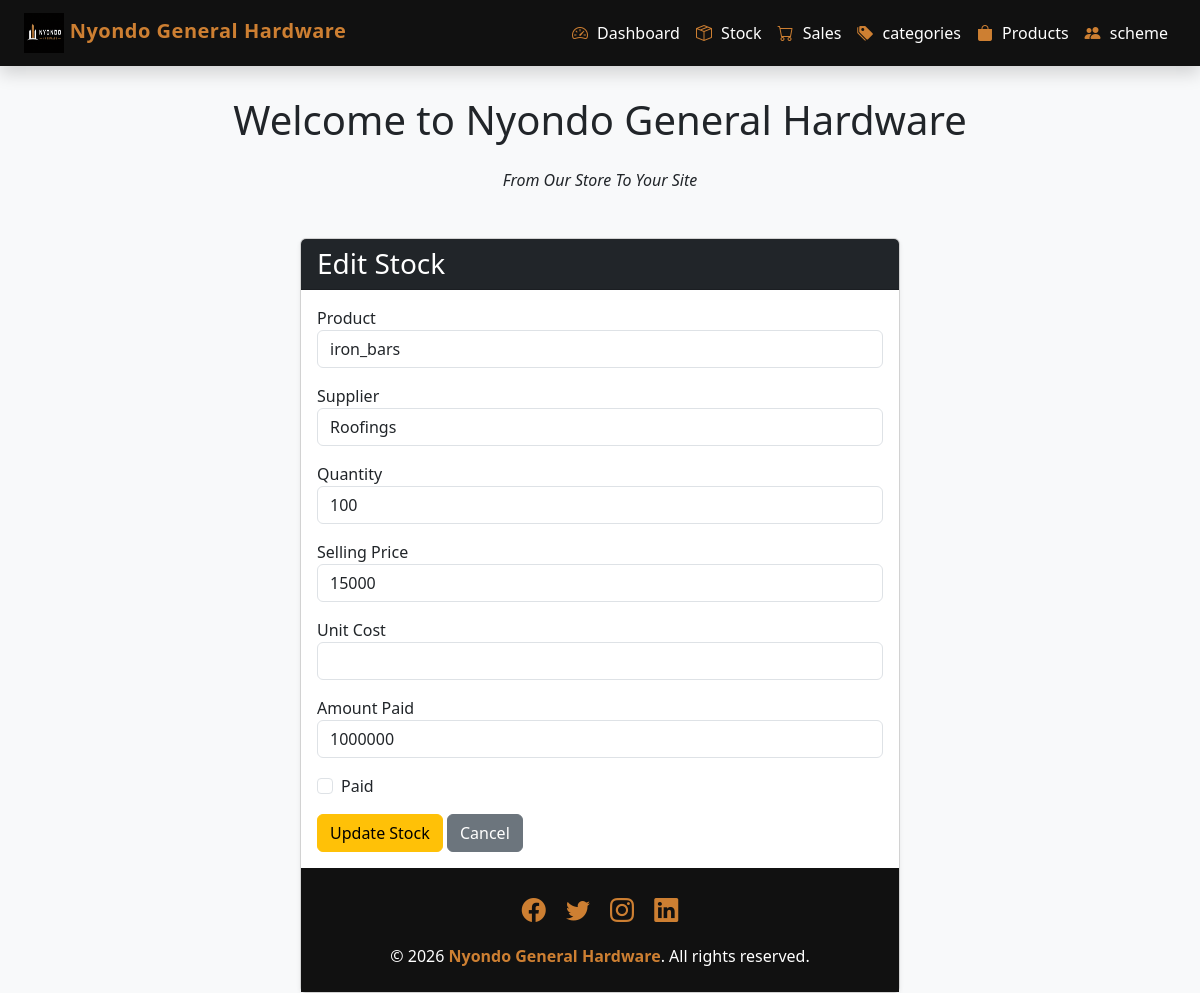
Page /edit/1/ on the committed database.
### stockapp/models.py (models this page shows, shortened)
class Stock(models.Model):
    product = models.ForeignKey(Product, on_delete=models.CASCADE)
    supplier = models.CharField(max_length=100)
    quantity = models.IntegerField( default=0)
    unit_cost = models.IntegerField( default=0)
    amount_paid = models.IntegerField( default=0)
    selling_price = models.IntegerField(default=0)
    date = models.DateField(auto_now_add=True)
    is_paid = models.BooleanField(default=True)

### salesapp/models.py (models this page shows)
class Product(models.Model):
    category_name = models.ForeignKey(Category, on_delete=models.CASCADE)
    product_name = models.CharField(max_length=100)
    unit_price = models.DecimalField(max_digits=100, decimal_places=2, default=0)
    selling_price = models.DecimalField(max_digits=100, decimal_places=2, default=0)
    description = models.TextField(blank=True)
    def __str__(self):
        return self.product_name

### stockapp/views.py (the view, shortened to what this page needs)
# urls.py: path('edit/<int:pk>/', views.stock_edit, name='stock_edit'),
def stock_edit(request, pk):
    stock = get_object_or_404(Stock, pk=pk)
    return render(request, "stock_edit.html", {
        "stock": stock,
        "products": Product.objects.all()
    })

### stockapp/templates/stock_edit.html (shortened to what this page needs)
{% extends "base.html" %}
{% block content %}
<div class="card shadow-sm col-md-6 mx-auto">
    <div class="card-header bg-dark text-white">
        <h3 class="mb-0 text_align = center">Edit Stock</h3>
    </div>
    <div class="card-body">
        <form method="POST">
        <div class="mb-3">
            <label>Product</label>
            <input type="text" name="product" value="{{ stock.product }}" class="form-control">
        </div>
        <div class="mb-3">
            <label>Supplier</label>
            <input type="text" name="supplier" value="{{ stock.supplier }}" class="form-control">
        </div>
        <div class="mb-3">
            <label>Quantity</label>
            <input type="number" name="quantity" value="{{ stock.quantity }}" class="form-control">
        </div>
        <div class="mb-3">
            <label>Selling Price</label>
            <input type="number" name="unit_cost" value="{{ stock.unit_cost }}" class="form-control">
        </div>
        <div class="mb-3">
            <label>Unit Cost</label>
            <input type="number" name="price" value="{{ stock.price }}" class="form-control">
        </div>
        <div class="mb-3">
            <label>Amount Paid</label>
            <input type="number" name="amount_paid" value="{{ stock.amount_paid }}" class="form-control">
        </div>
        <div class="mb-3 form-check">
            <input type="checkbox" name="is_paid" class="form-check-input" {% if stock.is_paid %}checked{% endif %}>
            <label class="form-check-label">Paid</label>
        </div>
        <button type="submit" class="btn btn-warning">Update Stock</button>
        <a href="{% url 'stock_list' %}" class="btn btn-secondary">Cancel</a>
    </form>
</div>
{% endblock %}

### salesapp/templates/base.html (style rules this page uses)
:root { --black: #111111; --bronze: #cd7f32; --white: #ffffff; --light-bg: #f8f9fa; }
body { background-color: var(--light-bg); min-height: 100vh; display: flex; flex-direction: column; }

### rows in the picture
Stock: product "iron_bars", supplier "Roofings", quantity "100", unit_cost "15000", amount_paid "1000000"
